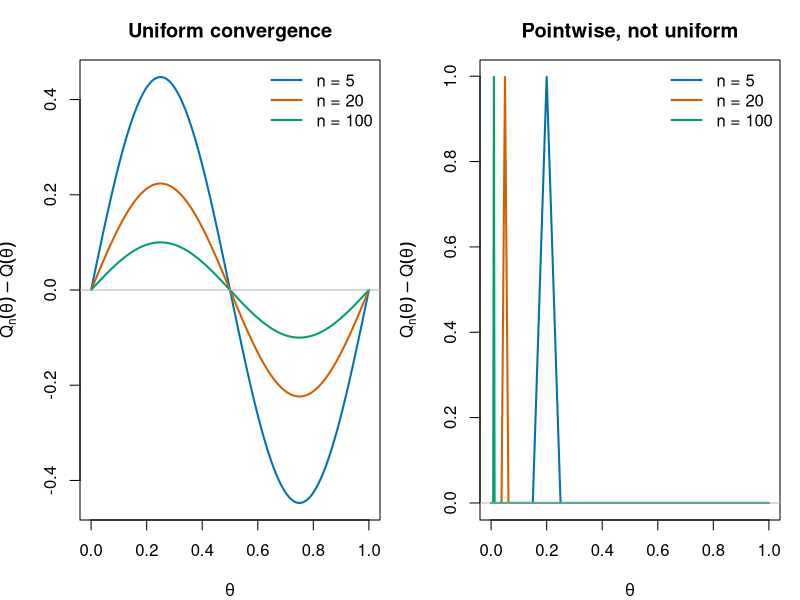
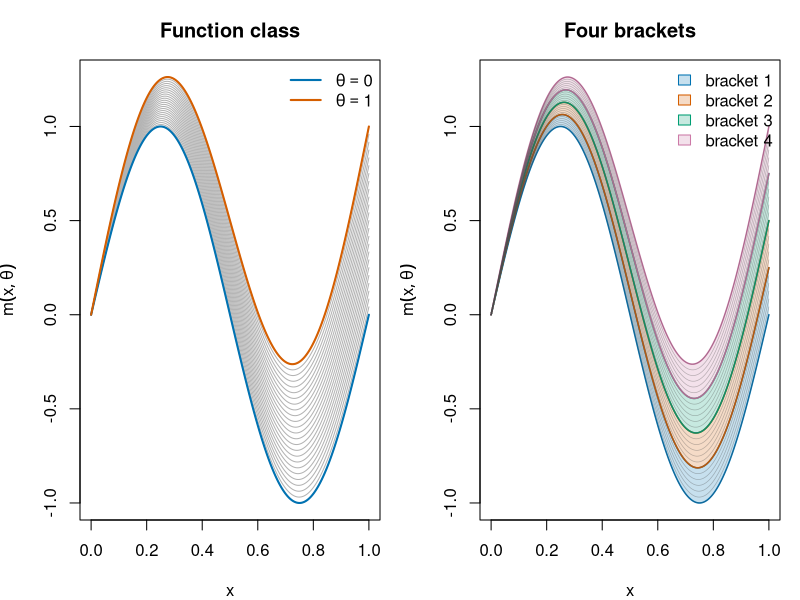
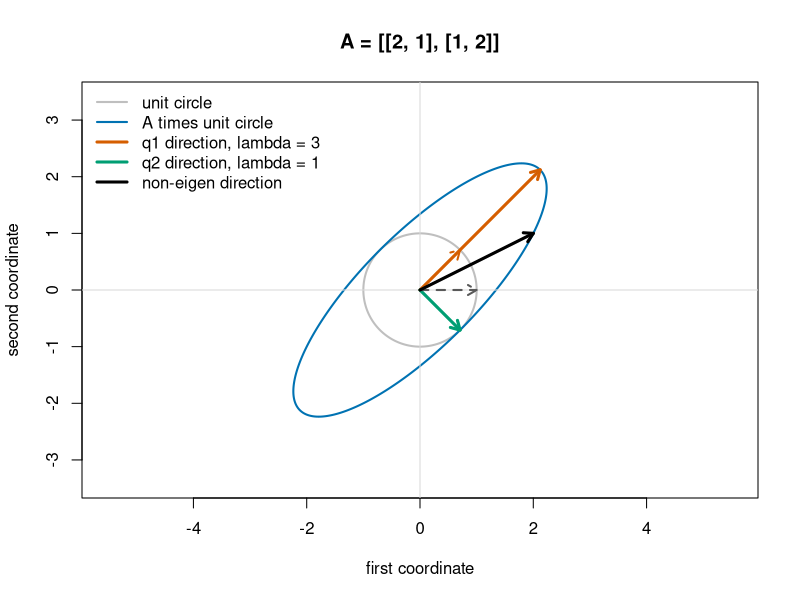
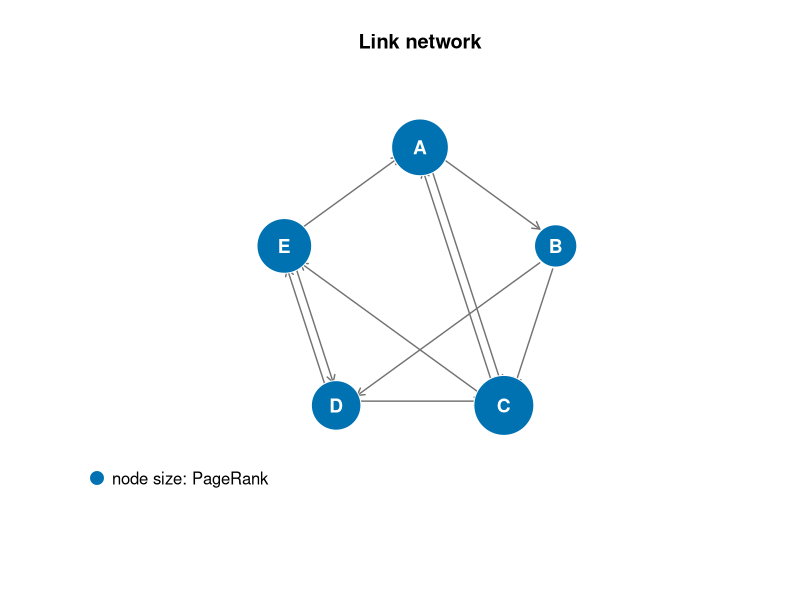
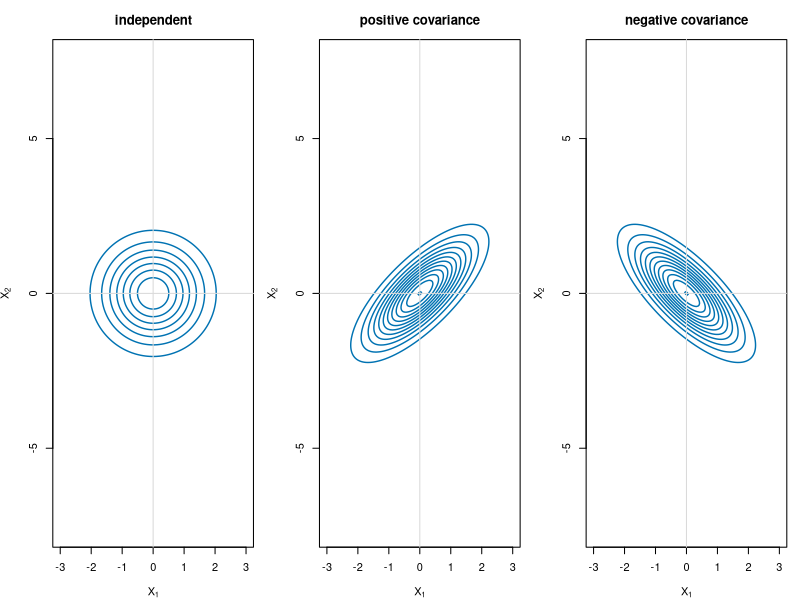
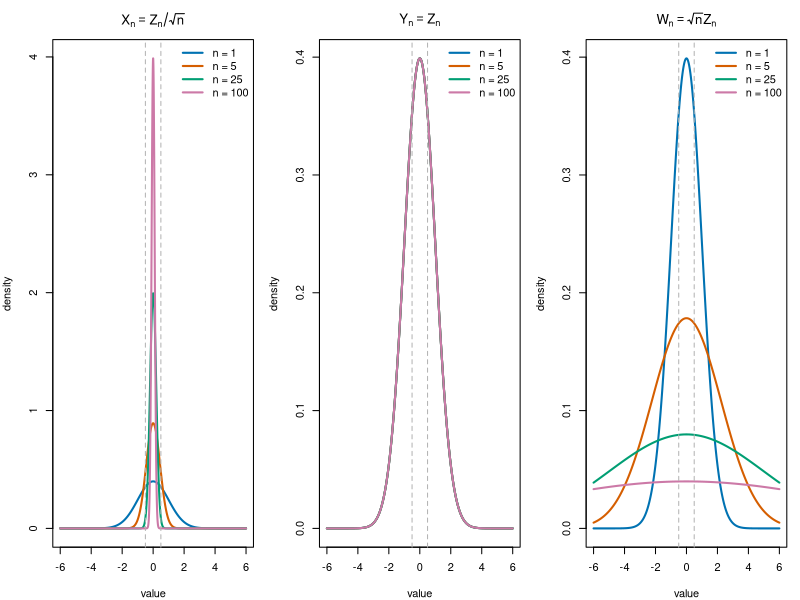
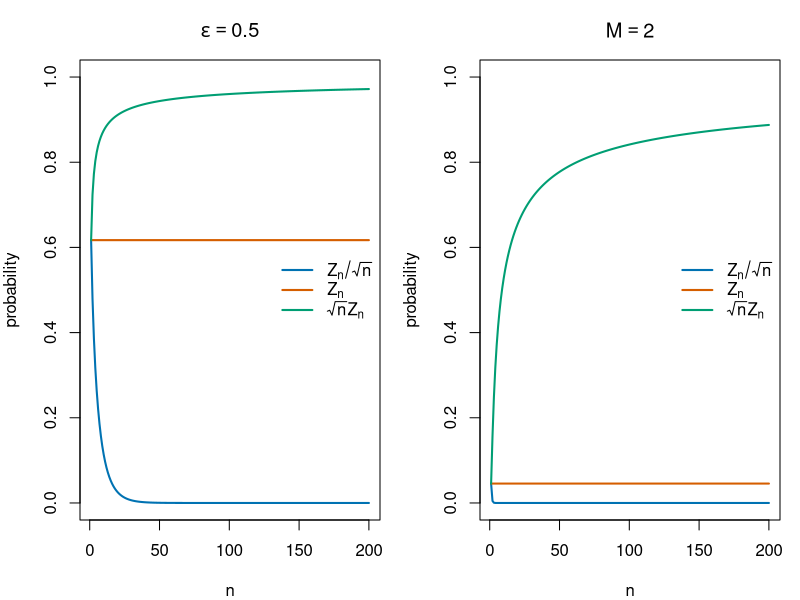
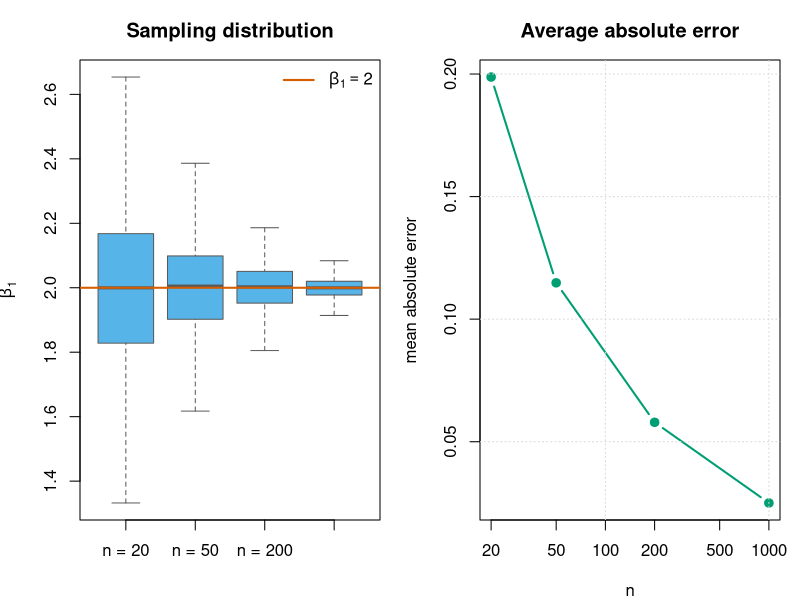

Source code (R) for these figures, in order:
## ---- chunk 1
#| label: fig-pointwise-vs-uniform
#| echo: true
#| fig-width: 8
#| fig-height: 3.6
#| fig-cap: "点ごとの収束と一様収束の違い"

theta <- seq(0, 1, length.out = 2000)
n_grid <- c(5, 20, 100)

# 一様収束する誤差: 曲線全体の振幅が小さくなる。
uniform_error <- function(theta, n) {
  sin(2 * pi * theta) / sqrt(n)
}

# 点ごとには 0 に収束するが、一様には収束しない誤差。
# 高さ 1 の三角形スパイクが theta = 1/n の位置に動いていく。
moving_spike <- function(theta, n) {
  pmax(0, 1 - 4 * n * abs(theta - 1 / n))
}

cols <- c("#0072B2", "#D55E00", "#009E73")

old_par <- par(mfrow = c(1, 2), mar = c(4, 4, 3, 1))

matplot(
  theta,
  sapply(n_grid, function(n) uniform_error(theta, n)),
  type = "l", lty = 1, lwd = 2, col = cols,
  xlab = expression(theta),
  ylab = expression(Q[n](theta) - Q(theta)),
  main = "Uniform convergence"
)
abline(h = 0, col = "gray70")
legend("topright", legend = paste("n =", n_grid),
       col = cols, lty = 1, lwd = 2, bty = "n")

matplot(
  theta,
  sapply(n_grid, function(n) moving_spike(theta, n)),
  type = "l", lty = 1, lwd = 2, col = cols,
  xlab = expression(theta),
  ylab = expression(Q[n](theta) - Q(theta)),
  main = "Pointwise, not uniform"
)
abline(h = 0, col = "gray70")
legend("topright", legend = paste("n =", n_grid),
       col = cols, lty = 1, lwd = 2, bty = "n")

par(old_par)
## ---- chunk 2
#| label: tbl-sup-errors
#| echo: true

n_check <- c(5, 20, 100, 500, 2000)

sup_errors <- data.frame(
  n = n_check,
  uniform_error = 1 / sqrt(n_check),
  moving_spike_error = rep(1, length(n_check))
)

knitr::kable(
  sup_errors,
  digits = 3,
  col.names = c("n", "一様収束する例の sup 誤差", "スパイク例の sup 誤差")
)
## ---- chunk 3
#| label: fig-bracketing-intuition
#| echo: true
#| fig-width: 8
#| fig-height: 4
#| fig-cap: "関数族を有限個のブラケットで挟むイメージ"

x <- seq(0, 1, length.out = 500)
m_fun <- function(x, theta) {
  sin(2 * pi * x) + theta * x
}

theta_many <- seq(0, 1, length.out = 25)
y_many <- sapply(theta_many, function(theta) m_fun(x, theta))
y_lim <- range(y_many)

J <- 4
theta_breaks <- seq(0, 1, length.out = J + 1)
band_cols <- adjustcolor(
  c("#0072B2", "#D55E00", "#009E73", "#CC79A7"),
  alpha.f = 0.22
)
edge_cols <- c("#0072B2", "#D55E00", "#009E73", "#CC79A7")

old_par <- par(mfrow = c(1, 2), mar = c(4, 4, 3, 1))

matplot(
  x, y_many,
  type = "l", lty = 1, lwd = 1, col = "gray70",
  xlab = "x", ylab = expression(m(x, theta)),
  ylim = y_lim,
  main = "Function class"
)
lines(x, m_fun(x, 0), col = "#0072B2", lwd = 2)
lines(x, m_fun(x, 1), col = "#D55E00", lwd = 2)
legend(
  "topright",
  legend = c(expression(theta == 0), expression(theta == 1)),
  col = c("#0072B2", "#D55E00"),
  lty = 1, lwd = 2, bty = "n"
)

plot(
  x, m_fun(x, 0),
  type = "n",
  xlab = "x", ylab = expression(m(x, theta)),
  ylim = y_lim,
  main = "Four brackets"
)

for (j in seq_len(J)) {
  theta_low <- theta_breaks[j]
  theta_high <- theta_breaks[j + 1]
  lower <- m_fun(x, theta_low)
  upper <- m_fun(x, theta_high)

  polygon(
    c(x, rev(x)),
    c(lower, rev(upper)),
    col = band_cols[j],
    border = NA
  )
  lines(x, lower, col = edge_cols[j], lwd = 1.5)
  lines(x, upper, col = edge_cols[j], lwd = 1.5)
}

for (theta in theta_many) {
  lines(x, m_fun(x, theta), col = adjustcolor("gray30", alpha.f = 0.35), lwd = 0.7)
}

legend(
  "topright",
  legend = paste0("bracket ", seq_len(J)),
  fill = band_cols,
  border = edge_cols,
  bty = "n"
)

par(old_par)
## ---- chunk 4
#| label: fig-eigenvectors-direction
#| echo: true
#| fig-width: 6.5
#| fig-height: 6
#| fig-cap: "固有ベクトルは、行列を掛けても方向が変わらない"

A <- matrix(c(2, 1, 1, 2), nrow = 2, byrow = TRUE)

angle <- seq(0, 2 * pi, length.out = 500)
unit_circle <- rbind(cos(angle), sin(angle))
image_circle <- A %*% unit_circle

q1 <- c(1, 1) / sqrt(2)
q2 <- c(1, -1) / sqrt(2)
ordinary <- c(1, 0)

draw_arrow <- function(v, col, lty = 1, lwd = 2) {
  arrows(0, 0, v[1], v[2], col = col, lty = lty, lwd = lwd, length = 0.1)
}

plot(
  t(unit_circle),
  type = "l", asp = 1,
  xlim = c(-3.4, 3.4), ylim = c(-3.4, 3.4),
  xlab = "first coordinate", ylab = "second coordinate",
  col = "gray75", lwd = 2,
  main = "A = [[2, 1], [1, 2]]"
)
lines(t(image_circle), col = "#0072B2", lwd = 2)
abline(h = 0, v = 0, col = "gray85")

# Original eigenvector directions.
draw_arrow(q1, col = "#D55E00", lty = 2, lwd = 2)
draw_arrow(q2, col = "#009E73", lty = 2, lwd = 2)

# Transformed eigenvectors.
draw_arrow(A %*% q1, col = "#D55E00", lwd = 3)
draw_arrow(A %*% q2, col = "#009E73", lwd = 3)

# A non-eigenvector direction bends away from the original line.
draw_arrow(ordinary, col = "gray35", lty = 2, lwd = 2)
draw_arrow(A %*% ordinary, col = "black", lwd = 3)

legend(
  "topleft",
  legend = c(
    "unit circle",
    "A times unit circle",
    "q1 direction, lambda = 3",
    "q2 direction, lambda = 1",
    "non-eigen direction"
  ),
  col = c("gray75", "#0072B2", "#D55E00", "#009E73", "black"),
  lty = c(1, 1, 1, 1, 1),
  lwd = c(2, 2, 3, 3, 3),
  bty = "n"
)
## ---- chunk 5
#| label: fig-pagerank-network
#| echo: true
#| fig-width: 6
#| fig-height: 5.5
#| fig-cap: "PageRank のための小さなリンクネットワーク"

pages <- c("A", "B", "C", "D", "E")
links <- data.frame(
  from = c("A", "A", "B", "B", "C", "C", "D", "D", "E", "E"),
  to   = c("B", "C", "C", "D", "A", "E", "C", "E", "A", "D")
)

J <- length(pages)
S <- matrix(0, nrow = J, ncol = J, dimnames = list(pages, pages))

for (from in pages) {
  targets <- links$to[links$from == from]
  S[targets, from] <- 1 / length(targets)
}

alpha <- 0.85
G <- alpha * S + (1 - alpha) / J * matrix(1, J, J)

p <- rep(1 / J, J)
names(p) <- pages
history <- matrix(NA, nrow = 21, ncol = J, dimnames = list(0:20, pages))
history[1, ] <- p

for (iter in 1:20) {
  p <- as.vector(G %*% p)
  names(p) <- pages
  history[iter + 1, ] <- p
}

theta <- seq(pi / 2, pi / 2 - 2 * pi, length.out = J + 1)[1:J]
pos <- cbind(cos(theta), sin(theta))
rownames(pos) <- pages

plot(
  pos,
  type = "n", asp = 1,
  xlim = c(-1.35, 1.35), ylim = c(-1.35, 1.35),
  xlab = "", ylab = "", axes = FALSE,
  main = "Link network"
)

draw_edge <- function(from, to) {
  start <- pos[from, ]
  end <- pos[to, ]
  d <- end - start
  unit <- d / sqrt(sum(d^2))
  offset <- 0.03 * c(-unit[2], unit[1])
  arrows(
    start[1] + 0.16 * unit[1] + offset[1],
    start[2] + 0.16 * unit[2] + offset[2],
    end[1] - 0.16 * unit[1] + offset[1],
    end[2] - 0.16 * unit[2] + offset[2],
    length = 0.08, lwd = 1.4, col = "gray45"
  )
}

for (i in seq_len(nrow(links))) {
  draw_edge(links$from[i], links$to[i])
}

node_cex <- 8 * sqrt(p / max(p))
points(pos, pch = 21, bg = "#0072B2", col = "white", cex = node_cex)
text(pos, labels = pages, col = "white", font = 2, cex = 1.15)
legend(
  "bottomleft",
  legend = "node size: PageRank",
  pt.cex = 2, pch = 21, pt.bg = "#0072B2",
  col = "white", bty = "n"
)
## ---- chunk 6
#| label: tbl-pagerank-computation
#| echo: true

pagerank_result <- data.frame(
  page = pages,
  pagerank = as.numeric(p),
  rank = rank(-p, ties.method = "first")
)
pagerank_result <- pagerank_result[order(pagerank_result$rank), ]

knitr::kable(
  pagerank_result,
  digits = 3,
  col.names = c("ページ", "PageRank", "順位")
)
## ---- chunk 7
#| label: tbl-pagerank-iterations
#| echo: true

selected_iters <- c(0, 1, 2, 5, 10, 20)
iteration_table <- data.frame(
  iteration = selected_iters,
  round(history[as.character(selected_iters), ], 3),
  check.names = FALSE
)

knitr::kable(
  iteration_table,
  digits = 3,
  col.names = c("反復回数", pages)
)
## ---- chunk 8
#| label: fig-mvn-covariance-contours
#| echo: true
#| fig-width: 9
#| fig-height: 3.4
#| fig-cap: "分散共分散行列と多変量正規分布の等高線"

dmvnorm2 <- function(x1, x2, Sigma) {
  X <- cbind(as.vector(x1), as.vector(x2))
  inv_Sigma <- solve(Sigma)
  quad <- rowSums((X %*% inv_Sigma) * X)
  dens <- exp(-0.5 * quad) / (2 * pi * sqrt(det(Sigma)))
  matrix(dens, nrow = nrow(x1), ncol = ncol(x1))
}

grid <- seq(-3, 3, length.out = 120)
grid_xy <- expand.grid(x = grid, y = grid)
x_mat <- matrix(grid_xy$x, nrow = length(grid), ncol = length(grid))
y_mat <- matrix(grid_xy$y, nrow = length(grid), ncol = length(grid))

Sigmas <- list(
  "independent" = matrix(c(1, 0, 0, 1), 2, 2),
  "positive covariance" = matrix(c(1, 0.75, 0.75, 1), 2, 2),
  "negative covariance" = matrix(c(1, -0.75, -0.75, 1), 2, 2)
)

old_par <- par(mfrow = c(1, 3), mar = c(4, 4, 3, 1))

for (name in names(Sigmas)) {
  z <- dmvnorm2(x_mat, y_mat, Sigmas[[name]])
  contour(
    grid, grid, z,
    xlab = expression(X[1]), ylab = expression(X[2]),
    main = name,
    asp = 1,
    drawlabels = FALSE,
    col = "#0072B2",
    lwd = 1.4
  )
  abline(h = 0, v = 0, col = "gray85")
}

par(old_par)
## ---- chunk 9
#| label: fig-op-orders-densities
#| echo: true
#| fig-width: 9
#| fig-height: 4
#| fig-cap: "o_p(1), O_p(1), そして O_p(1) でない列の分布"

x <- seq(-6, 6, length.out = 2000)
n_grid <- c(1, 5, 25, 100)
cols <- c("#0072B2", "#D55E00", "#009E73", "#CC79A7")
eps <- 0.5

dens_small_o <- sapply(n_grid, function(n) dnorm(x, sd = 1 / sqrt(n)))
dens_big_o <- sapply(n_grid, function(n) dnorm(x, sd = 1))
dens_not_op <- sapply(n_grid, function(n) dnorm(x, sd = sqrt(n)))

old_par <- par(mfrow = c(1, 3), mar = c(4, 4, 3, 1))

matplot(
  x, dens_small_o,
  type = "l", lty = 1, lwd = 2, col = cols,
  xlab = "value", ylab = "density",
  main = expression(X[n] == Z[n] / sqrt(n))
)
abline(v = c(-eps, eps), col = "gray70", lty = 2)
legend("topright", legend = paste("n =", n_grid),
       col = cols, lty = 1, lwd = 2, bty = "n")

matplot(
  x, dens_big_o,
  type = "l", lty = 1, lwd = 2, col = cols,
  xlab = "value", ylab = "density",
  main = expression(Y[n] == Z[n])
)
abline(v = c(-eps, eps), col = "gray70", lty = 2)
legend("topright", legend = paste("n =", n_grid),
       col = cols, lty = 1, lwd = 2, bty = "n")

matplot(
  x, dens_not_op,
  type = "l", lty = 1, lwd = 2, col = cols,
  xlab = "value", ylab = "density",
  main = expression(W[n] == sqrt(n) * Z[n])
)
abline(v = c(-eps, eps), col = "gray70", lty = 2)
legend("topright", legend = paste("n =", n_grid),
       col = cols, lty = 1, lwd = 2, bty = "n")

par(old_par)
## ---- chunk 10
#| label: fig-op-orders-tail-prob
#| echo: true
#| fig-width: 8
#| fig-height: 3.8
#| fig-cap: "small o と big O を尾確率で見る"

n_seq <- 1:200
eps <- 0.5
M <- 2

p_small_eps <- 2 * (1 - pnorm(eps * sqrt(n_seq)))
p_big_eps <- rep(2 * (1 - pnorm(eps)), length(n_seq))
p_not_op_eps <- 2 * (1 - pnorm(eps / sqrt(n_seq)))

p_small_M <- 2 * (1 - pnorm(M * sqrt(n_seq)))
p_big_M <- rep(2 * (1 - pnorm(M)), length(n_seq))
p_not_op_M <- 2 * (1 - pnorm(M / sqrt(n_seq)))

old_par <- par(mfrow = c(1, 2), mar = c(4, 4, 3, 1))

plot(
  n_seq, p_small_eps,
  type = "l", lwd = 2, col = "#0072B2",
  ylim = c(0, 1),
  xlab = "n", ylab = "probability",
  main = expression(epsilon == 0.5)
)
lines(n_seq, p_big_eps, lwd = 2, col = "#D55E00")
lines(n_seq, p_not_op_eps, lwd = 2, col = "#009E73")
legend(
  "right",
  legend = c(expression(Z[n] / sqrt(n)), expression(Z[n]), expression(sqrt(n) * Z[n])),
  col = c("#0072B2", "#D55E00", "#009E73"),
  lty = 1, lwd = 2, bty = "n"
)

plot(
  n_seq, p_small_M,
  type = "l", lwd = 2, col = "#0072B2",
  ylim = c(0, 1),
  xlab = "n", ylab = "probability",
  main = expression(M == 2)
)
lines(n_seq, p_big_M, lwd = 2, col = "#D55E00")
lines(n_seq, p_not_op_M, lwd = 2, col = "#009E73")
legend(
  "right",
  legend = c(expression(Z[n] / sqrt(n)), expression(Z[n]), expression(sqrt(n) * Z[n])),
  col = c("#0072B2", "#D55E00", "#009E73"),
  lty = 1, lwd = 2, bty = "n"
)

par(old_par)
## ---- chunk 11
#| label: fig-ols-consistency-simulation
#| echo: true
#| fig-width: 8
#| fig-height: 4
#| fig-cap: "OLS 推定量の一致性：標本サイズが大きくなると傾き推定値は真の値 2 の周りに集中する"

set.seed(123)

beta0 <- 1
beta1 <- 2
sigma_u <- 1
n_values <- c(20, 50, 200, 1000)
B <- 1000

ols_slope_once <- function(n) {
  x <- rnorm(n)
  u <- rnorm(n, sd = sigma_u)
  y <- beta0 + beta1 * x + u
  unname(coef(lm(y ~ x))[2])
}

slope_draws <- lapply(n_values, function(n) {
  replicate(B, ols_slope_once(n))
})
names(slope_draws) <- paste0("n = ", n_values)

mean_absolute_error <- sapply(slope_draws, function(v) {
  mean(abs(v - beta1))
})

old_par <- par(mfrow = c(1, 2), mar = c(4, 4, 3, 1))

boxplot(
  slope_draws,
  outline = FALSE,
  col = "#56B4E9",
  border = "gray35",
  ylab = expression(hat(beta)[1]),
  main = "Sampling distribution"
)
abline(h = beta1, col = "#D55E00", lwd = 2)
legend(
  "topright",
  legend = expression(beta[1] == 2),
  col = "#D55E00",
  lty = 1,
  lwd = 2,
  bty = "n"
)

plot(
  n_values,
  mean_absolute_error,
  type = "b",
  pch = 19,
  lwd = 2,
  log = "x",
  col = "#009E73",
  xlab = "n",
  ylab = "mean absolute error",
  main = "Average absolute error"
)
grid(col = "gray85")

par(old_par)
